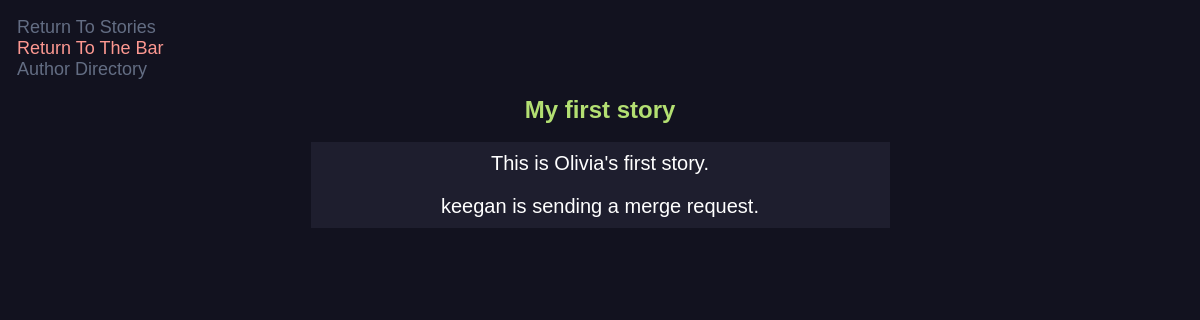
Page /read_version/6 on the committed database.
### main.py (models this page shows, shortened)
class NewStory(db.Model):
    id = db.Column(db.Integer, primary_key=True)
    title = db.Column(db.String(200), nullable=False)
    genre = db.Column(db.String(200), nullable=True)
    content = db.Column(db.Text, nullable=False)
    date_created = db.Column(db.DateTime, default=datetime.utcnow)
    author_id = db.Column(db.Integer, db.ForeignKey('user.id'), nullable=False)
    current_version_id = db.Column(db.Integer, db.ForeignKey('new_version.id'), nullable=True)
    __table_args__ = (
        ForeignKeyConstraint(['author_id'], ['user.id'], name='fk_new_story_author_id'),
        ForeignKeyConstraint(['current_version_id'], ['new_version.id'], name='fk_new_story_current_version_id')
    )
    current_version = db.relationship('NewVersion', foreign_keys=[current_version_id], post_update=True)
    versions = db.relationship('NewVersion', backref='story', lazy=True, cascade='all, delete-orphan', foreign_keys='NewVersion.story_id')

class NewVersion(db.Model):
    id = db.Column(db.Integer, primary_key=True)
    content = db.Column(db.Text, nullable=False)
    date_created = db.Column(db.DateTime, default=datetime.utcnow)
    story_id = db.Column(db.Integer, db.ForeignKey('new_story.id'), nullable=False)
    author_id = db.Column(db.Integer, db.ForeignKey('user.id'), nullable=False)
    __table_args__ = (
        ForeignKeyConstraint(['story_id'], ['new_story.id'], name='fk_new_version_story_id'),
        ForeignKeyConstraint(['author_id'], ['user.id'], name='fk_new_version_author_id')
    )
    author = db.relationship('User', backref='versions', foreign_keys=[author_id])

### main.py (the view)
@app.route('/read_version/<int:version_id>', methods=['GET'])
def read_version(version_id):
    version = NewVersion.query.get_or_404(version_id)
    story = version.story
    return render_template('read_version.html', version=version, story=story)

### templates/read_version.html (shortened to what this page needs)
<link rel="stylesheet" href="{{ url_for('static', filename='css/read_version.css') }}">
{% block body %}
<div class="content">
	<a href="/story_db/" class="button">Return To Stories</a>
	<br>
	<a href="/" class="return-to-bar">Return To The Bar</a>
	<br>
	<a href="/user_dir/" class="button">Author Directory</a>
	<h1 style="text-align: center;">{{ story.title }}</h1>
	<table class="center-table">
		<tr>
			<td>{{ version.content|safe }}</td>
		</tr>
	</table>
</div>
{% endblock %}

### static/css/read_version.css (style rules this page uses)
h1 { font-size: 24px; color: #B3DF72; text-align: center; font-family: sans-serif; }
a { color: #636d83; font-size: 18px; font-family: sans-serif; text-decoration: none; }
.center-table { margin-left: auto; margin-right: auto; width: 50%; }
td { background-color: #1e1e2e; color: white; font-family: sans-serif; font-size: 20px; text-align: center; padding: 10; }
.return-to-bar { color: #FD9891; }

### rows in the picture
NewStory: title "My first story"
NewVersion: content "This is Olivia's first story. keegan is sending a merge request."
